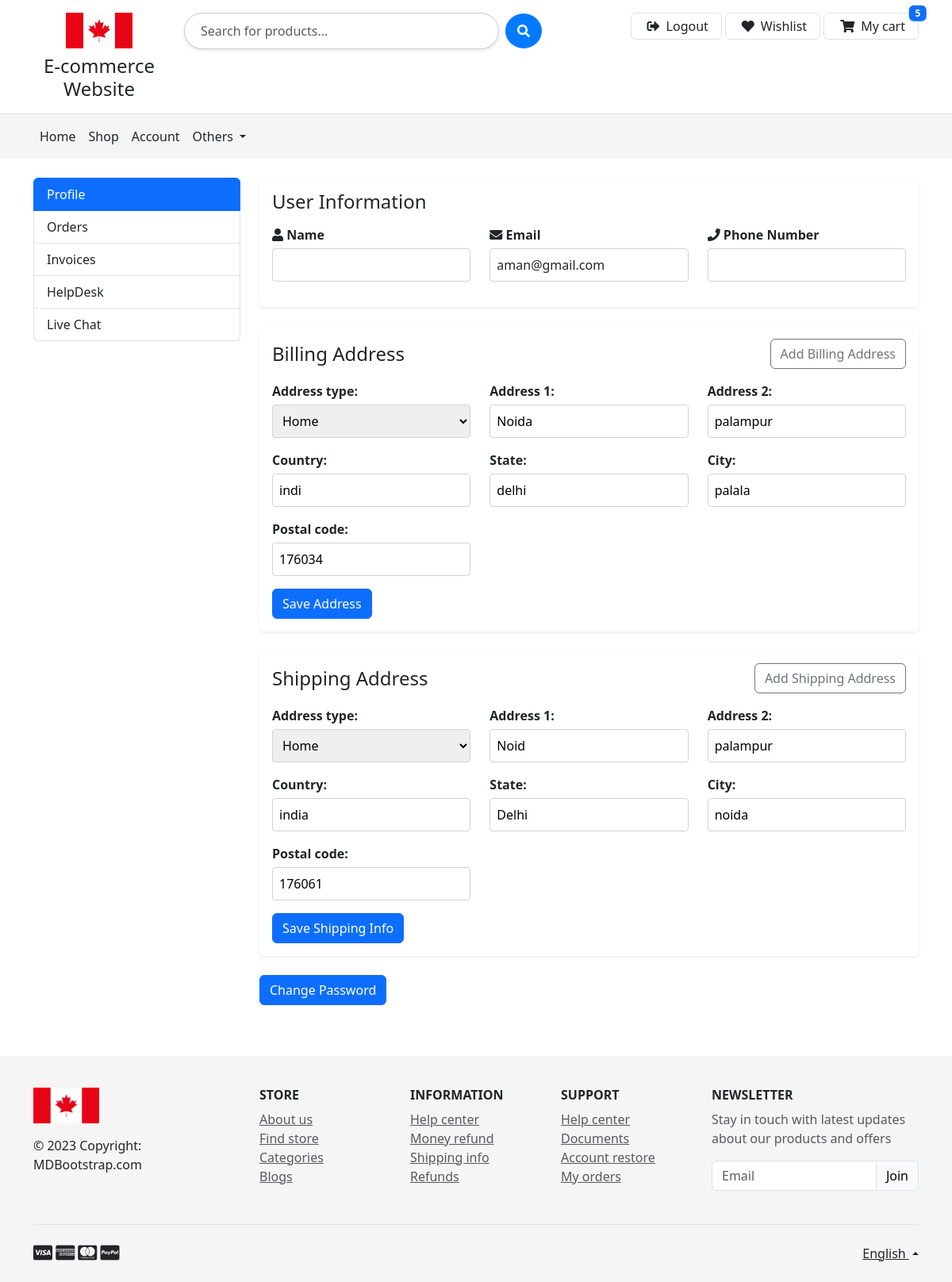
/profile/ (signed in), run on the app's committed database.
### product/models.py (models this page shows, shortened)
class SiteSetting(models.Model):
    site_title = models.CharField(max_length=255)
    logo = models.ImageField(upload_to='logos/', blank=True, null=True)
    updated_at = models.DateTimeField(auto_now=True)

class BillingAddress(models.Model):
    ADDRESS_TYPE_CHOICES = [
        ('home', 'Home'),
        ('work', 'Work'),
        ('other', 'Other'),
    ]
    user = models.ForeignKey(User, on_delete=models.CASCADE, default=1)
    address_type = models.CharField(
        max_length=20, choices=ADDRESS_TYPE_CHOICES, default='home')
    address_1 = models.CharField(max_length=255)
    address_2 = models.CharField(max_length=255, blank=True, null=True)
    city = models.CharField(max_length=100)
    state = models.CharField(max_length=100)
    postal_code = models.CharField(max_length=20)
    country = models.CharField(max_length=100)

class ShippingAddress(models.Model):
    ADDRESS_TYPE_CHOICES = [
        ('home', 'Home'),
        ('work', 'Work'),
        ('other', 'Other'),
    ]
    user = models.ForeignKey(User, on_delete=models.CASCADE, default=1)
    address_type = models.CharField(
        max_length=20, choices=ADDRESS_TYPE_CHOICES, default='home')
    address_1 = models.CharField(max_length=255)
    address_2 = models.CharField(max_length=255, blank=True, null=True)
    city = models.CharField(max_length=100)
    state = models.CharField(max_length=100)
    postal_code = models.CharField(max_length=20)
    country = models.CharField(max_length=100)

### product/views.py (the view)
# urls.py: path('profile/', views.profile_view, name='profile'),
@my_login_required
def profile_view(request):
    user = request.user
    if request.method == 'POST':
        address_instance = BillingAddress.objects.filter(user=user).first()
        shipping_instance = ShippingAddress.objects.filter(user=user).first()
        address_form = AddressForm(
            request.POST if 'save_address' in request.POST else None, instance=address_instance)
        shipping_form = ShippingForm(
            request.POST if 'save_shipping' in request.POST else None, instance=shipping_instance)
        password_form = CustomPasswordChangeForm(
            user=user, data=request.POST if 'change_password' in request.POST else None)
        if 'save_address' in request.POST and address_form.is_valid():
            address = address_form.save(commit=False)
            address.user = user
            address.save()
            messages.success(
                request, 'Your billing address has been successfully updated.')
            return redirect('profile')
        if 'save_shipping' in request.POST and shipping_form.is_valid():
            shipping = shipping_form.save(commit=False)
            shipping.user = user
            shipping.save()
            messages.success(
                request, 'Your shipping address has been successfully updated.')
            return redirect('profile')
        if 'change_password' in request.POST and password_form.is_valid():
            user = password_form.save()
            update_session_auth_hash(request, user)
            messages.success(
                request, 'Your password has been successfully changed.')
            return redirect('profile')
    else:
        address_instance = BillingAddress.objects.filter(user=user).first()
        shipping_instance = ShippingAddress.objects.filter(user=user).first()
        address_form = AddressForm(instance=address_instance)
        shipping_form = ShippingForm(instance=shipping_instance)
        password_form = CustomPasswordChangeForm(user=user)
    return render(request, 'user/profile.html', {
        'address_form': address_form,
        'shipping_form': shipping_form,
        'password_form': password_form,
    })

### product/templates/user/profile.html (shortened to what this page needs)
{% extends 'base.html' %}
{% block content %}
<div class="container my-4">
    <div class="row">
        <div class="col-md-3">
            <div class="list-group">
                <a href="#" class="list-group-item list-group-item-action active">Profile</a>
                <a href="{% url 'order_list' %}" class="list-group-item list-group-item-action">Orders</a>
                <a href="{% url 'invoice_list' %}" class="list-group-item list-group-item-action">Invoices</a>
                <a href="{% url 'create_ticket' %}" class="list-group-item list-group-item-action">HelpDesk</a>
                <a href="{% url 'user_chat_request' %}" class="list-group-item list-group-item-action">Live Chat</a>
            </div>
        </div>
        <div class="col-md-9">
            <div class="card mb-4 shadow-sm border-0">
                <div class="card-body">
                    <h4 class="mb-3">User Information</h4>
                    <div class="row">
                        <div class="col-md-4 mb-3">
                            <div class="form-group">
                                <label for="user_name"><i class="fas fa-user"></i> Name</label>
                                <input type="text" id="user_name" class="form-control" value="{{ user.first_name }}" readonly>
                            </div>
                        </div>
                        <div class="col-md-4 mb-3">
                            <div class="form-group">
                                <label for="user_email"><i class="fas fa-envelope"></i> Email</label>
                                <input type="email" id="user_email" class="form-control" value="{{ user.email }}" readonly>
                            </div>
                        </div>
                        <div class="col-md-4 mb-3">
                            <div class="form-group">
                                <label for="user_phone"><i class="fas fa-phone"></i> Phone Number</label>
                                <input type="text" id="user_phone" class="form-control" value="{{ user.profile.mobile }}" readonly>
                            </div>
                        </div>
                    </div>
                </div>
            </div>
            <form method="post">
                <div class="card mb-4 shadow-sm border-0">
                    <div class="card-body">
                        <h4 class="mb-3 d-flex justify-content-between align-items-center">
                            Billing Address
                            <a href="{% url 'add_billing_address' %}" class="btn btn-outline-secondary">Add Billing Address</a>
                        </h4>
                        <div class="row">
                            {% for field in address_form %}
                                <div class="col-md-4 mb-3">
                                    <div class="form-group">
                                        {{ field.label_tag }}
                                        {{ field }}
                                    </div>
                                </div>
                            {% endfor %}
                        </div>
                        <button type="submit" name="save_address" class="btn btn-primary">Save Address</button>
                    </div>
                </div>
            </form>
            <form method="post" class="mt-4">
                <div class="card mb-4 shadow-sm border-0">
                    <div class="card-body">
                        <h4 class="mb-3 d-flex justify-content-between align-items-center">
                            Shipping Address
                            <a href="{% url 'add_shipping_address' %}" class="btn btn-outline-secondary">Add Shipping Address</a>
                        </h4>
                        <div class="row">
                            {% for field in shipping_form %}
                                <div class="col-md-4 mb-3">
                                    <div class="form-group">
                                        {{ field.label_tag }}
                                        {{ field }}
                                    </div>
                                </div>
                            {% endfor %}
                        </div>
                        <button type="submit" name="save_shipping" class="btn btn-primary">Save Shipping Info</button>
                    </div>
                </div>
            </form>
            <button class="btn btn-primary mb-3" type="button" data-bs-toggle="collapse" data-bs-target="#changePasswordForm" aria-expanded="false" aria-controls="changePasswordForm">
                Change Password
            </button>
        </div>
    </div>
</div>
{% endblock %}

### product/templates/base.html (shortened to what this page needs)
<!DOCTYPE html>
<html lang="en">
<head>
  <link href="https://cdn.jsdelivr.net/npm/bootstrap@5.3.0/dist/css/bootstrap.min.css" rel="stylesheet">
  <link rel="stylesheet" href="https://cdnjs.cloudflare.com/ajax/libs/font-awesome/6.0.0/css/all.min.css">
  <link rel="stylesheet" href="https://cdnjs.cloudflare.com/ajax/libs/font-awesome/5.15.4/css/all.min.css">
</head>
<body>
  <header>
    <div class="p-3 text-center bg-white border-bottom">
      <div class="container">
        <div class="row gy-3">
          <div class="col-lg-2 col-sm-4 col-4 text-center">
            <a href="#" class="d-block">
                {% if site_settings.logo %}
                    <img src="{{ site_settings.logo.url }}" alt="Site Logo" class="img-fluid mb-2" style="height: 45px;">
                {% endif %}
            </a>
            <h1 class="h4 mb-0">{{ site_settings.site_title }}</h1>
        </div>
          <div class="order-lg-last col-lg-5 col-sm-8 col-8">
            <div class="d-flex float-end">
                {% if user.is_authenticated %}
                    <a href="{% url 'logout' %}" class="me-1 border rounded py-1 px-3 nav-link d-flex align-items-center">
                        <i class="fas fa-sign-out-alt m-1 me-md-2"></i>
                        <p class="d-none d-md-block mb-0">Logout</p>
                    </a>
                {% endif %}
                <a href="{% url 'wishlist_view' %}" class="me-1 border rounded py-1 px-3 nav-link d-flex align-items-center">
                    <i class="fas fa-heart m-1 me-md-2"></i>
                    <p class="d-none d-md-block mb-0">Wishlist</p>
                </a>
                <a href="{% url 'view_cart' %}" class="border rounded py-1 px-3 nav-link d-flex align-items-center position-relative">
                    <i class="fas fa-shopping-cart m-1 me-md-2"></i>
                    <p class="d-none d-md-block mb-0">My cart</p>
                    {% if cart_items_count > 0 %}
                    <span class="badge bg-primary position-absolute top-0 start-100 translate-middle">
                         {{ cart_items_count }}
                    </span>
                    {% endif %}
                </a>
            </div>
        </div>
          <div class="col-lg-5 col-md-12 col-12">
            <div class="search-container d-flex justify-content-center align-items-center">
                <input type="search" id="searchInput" class="form-control search-input" placeholder="Search for products..." />
                <button type="button" class="btn search-btn ms-2">
                    <i class="fas fa-search"></i>
                </button>
            </div>
        </div>
        </div>
      </div>
    </div>
    <nav class="navbar navbar-expand-lg navbar-light" style="background-color: #f5f5f5;">
      <div class="container">
        <div class="collapse navbar-collapse" id="navbarNav">
          <ul class="navbar-nav me-auto mb-2 mb-lg-0">
            <li class="nav-item">
              <a href="{% url 'home' %}" class="nav-link text-dark" >Home</a>
            </li>
              <a  class="nav-link text-dark" href="{% url 'product_list' %}">Shop</a>
            <li class="nav-item">
              <a class="nav-link text-dark" href="{% url 'profile' %}">Account</a>
            </li>
            <li class="nav-item dropdown">
              <a class="nav-link dropdown-toggle text-dark" href="#" id="navbarDropdown" role="button" data-bs-toggle="dropdown" aria-expanded="false">
                Others
              </a>
            </li>
          </ul>
        </div>
      </div>
    </nav>
  </header>
  <div class="mt-3 mb-5">
  {% block content %}
  {% endblock %}
</div>
  <footer class="text-center text-lg-start text-muted mt-3" style="background-color: #f5f5f5;">
    <section class="">
      <div class="container text-center text-md-start pt-4 pb-4">
        <div class="row mt-3">
          <div class="col-12 col-lg-3 col-sm-12 mb-2">
            <a href="https://mdbootstrap.com/" target="_blank" class="">
              {% if site_settings.logo %}
              <img src="{{ site_settings.logo.url }}" alt="Site Logo" class="img-fluid mb-2" style="height: 45px;">
          {% endif %}
            </a>
            <p class="mt-2 text-dark">
              © 2023 Copyright: MDBootstrap.com
            </p>
          </div>
          <div class="col-6 col-sm-4 col-lg-2">
            <h6 class="text-uppercase text-dark fw-bold mb-2">
              Store
            </h6>
            <ul class="list-unstyled mb-4">
              <li><a class="text-muted" href="#">About us</a></li>
              <li><a class="text-muted" href="#">Find store</a></li>
              <li><a class="text-muted" href="#">Categories</a></li>
              <li><a class="text-muted" href="#">Blogs</a></li>
            </ul>
          </div>
          <div class="col-6 col-sm-4 col-lg-2">
            <h6 class="text-uppercase text-dark fw-bold mb-2">
              Information
            </h6>
            <ul class="list-unstyled mb-4">
              <li><a class="text-muted" href="#">Help center</a></li>
              <li><a class="text-muted" href="#">Money refund</a></li>
              <li><a class="text-muted" href="#">Shipping info</a></li>
              <li><a class="text-muted" href="#">Refunds</a></li>
            </ul>
          </div>
          <div class="col-6 col-sm-4 col-lg-2">
            <h6 class="text-uppercase text-dark fw-bold mb-2">
              Support
            </h6>
            <ul class="list-unstyled mb-4">
              <li><a class="text-muted" href="#">Help center</a></li>
              <li><a class="text-muted" href="#">Documents</a></li>
              <li><a class="text-muted" href="#">Account restore</a></li>
              <li><a class="text-muted" href="#">My orders</a></li>
            </ul>
          </div>
          <div class="col-12 col-sm-12 col-lg-3">
            <h6 class="text-uppercase text-dark fw-bold mb-2">Newsletter</h6>
            <p class="text-muted">Stay in touch with latest updates about our products and offers</p>
            <div class="input-group mb-3">
              <input type="email" class="form-control border" placeholder="Email" aria-label="Email" aria-describedby="button-addon2" />
              <button class="btn btn-light border shadow-0" type="button" id="button-addon2" data-mdb-ripple-color="dark">
                Join
              </button>
            </div>
          </div>
        </div>
      </div>
    </section>
    <div class="">
      <div class="container">
        <div class="d-flex justify-content-between py-4 border-top">
          <div>
            <i class="fab fa-lg fa-cc-visa text-dark"></i>
            <i class="fab fa-lg fa-cc-amex text-dark"></i>
            <i class="fab fa-lg fa-cc-mastercard text-dark"></i>
            <i class="fab fa-lg fa-cc-paypal text-dark"></i>
          </div>
          <div class="dropdown dropup">
            <a class="dropdown-toggle text-dark" href="#" id="Dropdown" role="button" data-mdb-toggle="dropdown" aria-expanded="false"> English </a>
          </div>
        </div>
      </div>
    </div>
  </footer>
</body>
</html>

### data on the page
SiteSetting: logo (picture), site_title "E-commerce Website"
BillingAddress: address_form "Home" "Noida" "palampur" "indi" "delhi" "palala" "176034"
ShippingAddress: shipping_form "Home" "Noid" "palampur" "india" "Delhi" "noida" "176061"

### other printed values
{{ cart_items_count }} "5"
{{ field.label_tag }} "Address type:" "Address 1:" "Address 2:" "Country:" "State:" "City:" "Postal code:"
